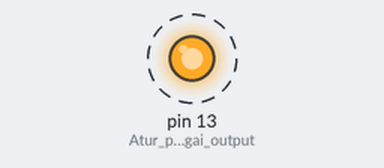
A sketch run on a simulated Arduino Uno, built with avr-gcc and run on an emulated ATmega328P. Shown: output pins drawn as LEDs (lit = HIGH). Dashed ring = blinking.

Above: at 0.5 s.
Timing chart, 0 to 4.6 s (numbered marks = the images above):
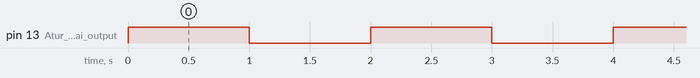

The sketch:

src.ino
```cpp
#define LED_PIN 2  // Pin GPIO untuk LED (bisa disesuaikan)

void setup() {
  pinMode(LED_BUILTIN, OUTPUT); // Atur pin sebagai output
}

void loop() {
  digitalWrite(LED_BUILTIN, HIGH);  // Nyalakan LED
  delay(1000);                 // Tunggu 1 detik
  digitalWrite(LED_BUILTIN, LOW);   // Matikan LED
  delay(1000);                 // Tunggu 1 detik
}
```

Measured:
- by itself, pin 13 (Atur_pin_sebagai_output): alternates HIGH for 1.0 s and LOW for 1.0 s
